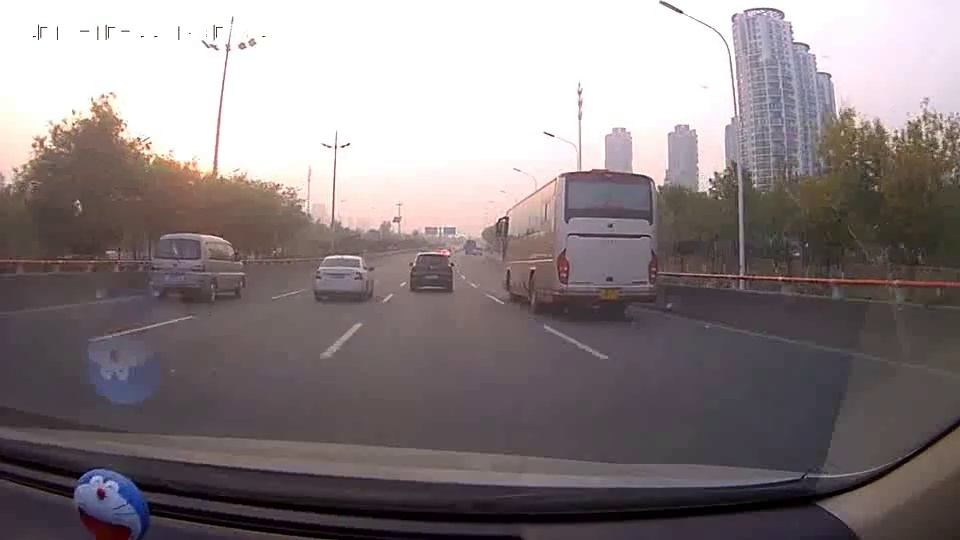
#> input picture task1_车道线检测_图像阈值/cut_imgs/5.jpg, 960 x 540 px, found by its file name
$ python '5 ROI_Based_Edge_Filtering.py'
#> lines starting #> are read from the running program, lines starting #| are printed output that depends on the picture; after the words box and inside, x2 and y2 are one past the last pixel; in counts of white or black regions, pixels touching at a corner belong together
#!/usr/bin/env/ python
# -*- coding:utf-8 -*-
# Created by: Vanish
# Created on: 2018/12/12


import matplotlib.image as mplimg
import matplotlib.pyplot as plt
import numpy as np
import cv2

blur_ksize = 5  # Gaussian blur kernel size
canny_lthreshold = 50  # Canny edge detection low threshold
canny_hthreshold = 150  # Canny edge detection high threshold
def roi_mask(img, vertices):
  mask = np.zeros_like(img)
  mask_color = 255
  cv2.fillPoly(mask, vertices, mask_color)
  masked_img = cv2.bitwise_and(img, mask)
  return masked_img
img = mplimg.imread('./cut_imgs/5.jpg')
#> img is the input picture: shape (540, 960, 3); mean R, G, B 137.5, 128.2, 130.2
gray = cv2.cvtColor(img, cv2.COLOR_RGB2GRAY)
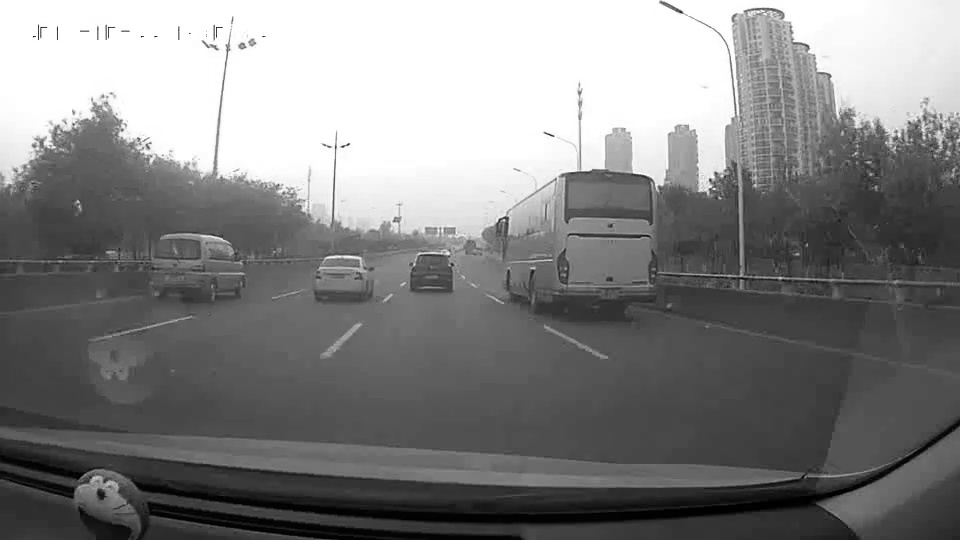
#> gray: shape (540, 960); min 0, max 255, mean 131.2
blur_gray = cv2.GaussianBlur(gray, (blur_ksize, blur_ksize), 0, 0)
edges = cv2.Canny(blur_gray, canny_lthreshold, canny_hthreshold)
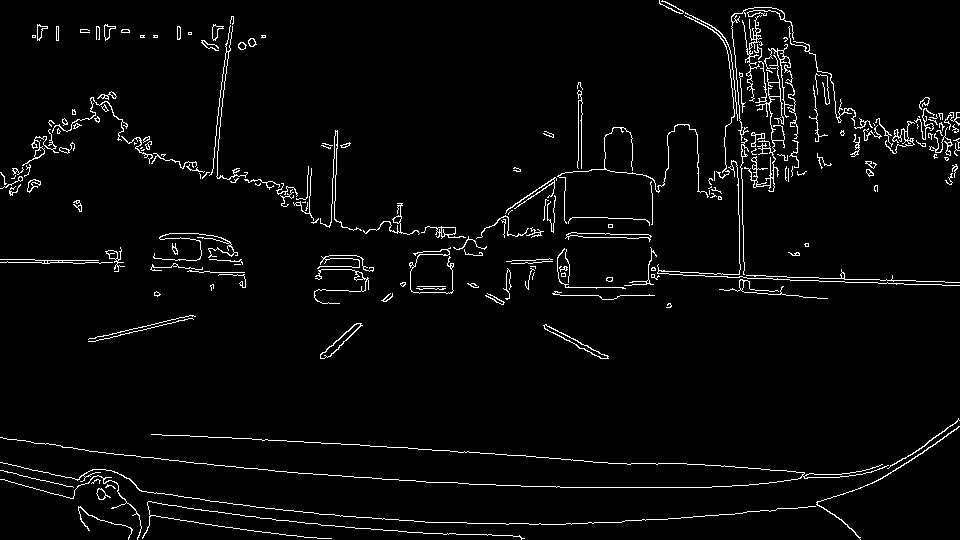
#> edges: shape (540, 960); 3.3% white in thin lines or dots
roi_vtx = np.array([[(100, img.shape[0]-150), (460, 375),
                     (520, 375), (img.shape[1]-100, img.shape[0]-150)]])
print(roi_vtx)
#| [[[100 390]
#|   [460 375]
#|   [520 375]
#|   [860 390]]]
# roi_vtx = np.array([[(0, img.shape[0]), (460, 325),
#                      (520, 325), (img.shape[1], img.shape[0])]])
roi_edges = roi_mask(edges, roi_vtx)
#> in roi_mask, `cv2.fillPoly(mask, vertices, mask_color)`:
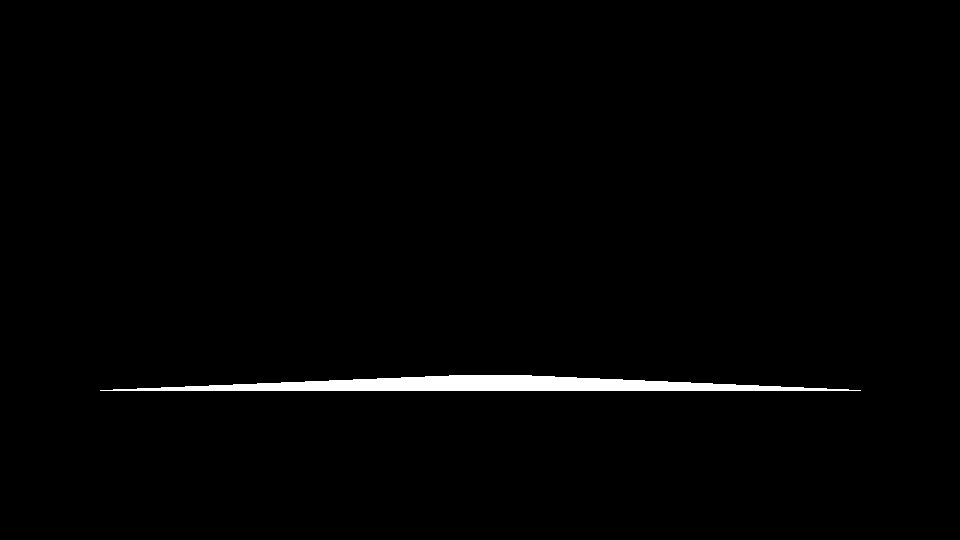
#> mask: shape (540, 960); 1.3% white; 1 white region, box (x1, y1, x2, y2) and area: (100, 375, 861, 391) 6906
#> in roi_mask, `masked_img = cv2.bitwise_and(img, mask)`: masked_img: shape (540, 960); every value is 0
plt.imshow(roi_edges)
plt.show()

$ run again, with task1_车道线检测_图像阈值/cut_imgs/1.jpg copied over task1_车道线检测_图像阈值/cut_imgs/5.jpg
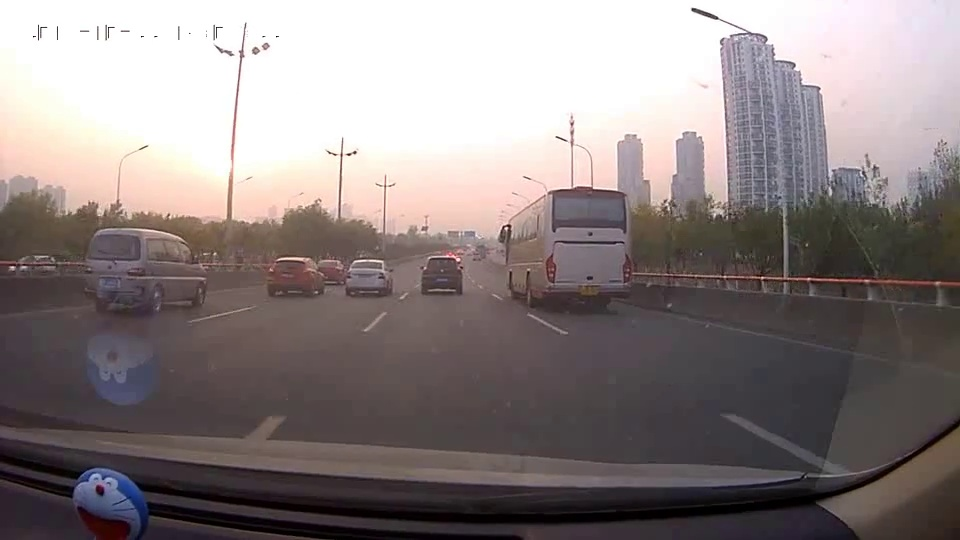
#> input picture task1_车道线检测_图像阈值/cut_imgs/1.jpg, 960 x 540 px, found by its file name
#> img is the input picture: shape (540, 960, 3); mean R, G, B 139.8, 130.1, 129.9
#> `gray = cv2.cvtColor(img, cv2.COLOR_RGB2GRAY)`:
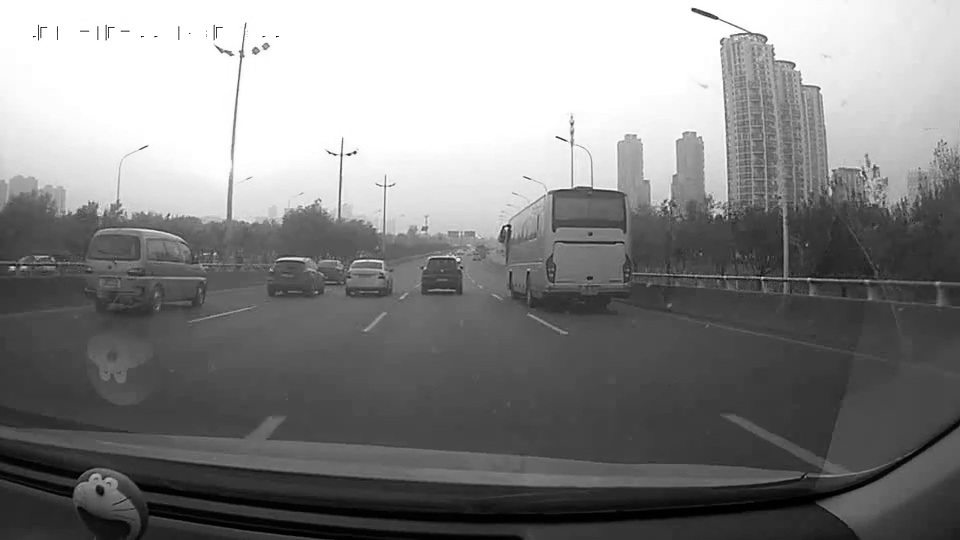
#> gray: shape (540, 960); min 0, max 255, mean 133
#> `edges = cv2.Canny(blur_gray, canny_lthreshold, canny_hthreshold)`:
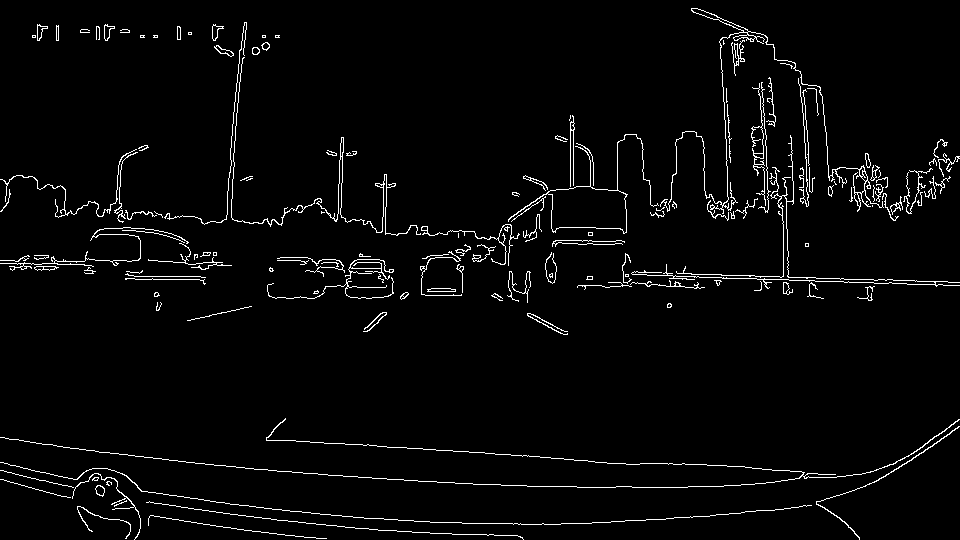
#> edges: shape (540, 960); 3% white in thin lines or dots
#| [[[100 390]
#|   [460 375]
#|   [520 375]
#|   [860 390]]]
#> mask: shape (540, 960); 1.3% white; 1 white region, box (x1, y1, x2, y2) and area: (100, 375, 861, 391) 6906
#> masked_img: shape (540, 960); every value is 0
